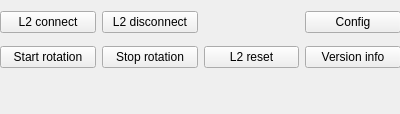
<?xml version="1.0" encoding="UTF-8"?>
<ui version="4.0">
 <class>ControlsDock</class>
 <widget class="QDockWidget" name="ControlsDock">
  <property name="geometry">
   <rect>
    <x>0</x>
    <y>0</y>
    <width>400</width>
    <height>114</height>
   </rect>
  </property>
  <property name="windowTitle">
   <string>L2 Controls</string>
  </property>
  <widget class="QWidget" name="dockWidgetContents">
   <widget class="QWidget" name="gridLayoutWidget">
    <property name="geometry">
     <rect>
      <x>0</x>
      <y>0</y>
      <width>401</width>
      <height>81</height>
     </rect>
    </property>
    <layout class="QGridLayout" name="gridLayout">
     <property name="verticalSpacing">
      <number>2</number>
     </property>
     <item row="1" column="1">
      <widget class="QPushButton" name="btnStop">
       <property name="text">
        <string>Stop rotation</string>
       </property>
      </widget>
     </item>
     <item row="1" column="0">
      <widget class="QPushButton" name="btnStart">
       <property name="text">
        <string>Start rotation</string>
       </property>
      </widget>
     </item>
     <item row="0" column="1">
      <widget class="QPushButton" name="btnL2Disconnect">
       <property name="text">
        <string>L2 disconnect</string>
       </property>
      </widget>
     </item>
     <item row="0" column="0">
      <widget class="QPushButton" name="btnL2Connect">
       <property name="text">
        <string>L2 connect</string>
       </property>
      </widget>
     </item>
     <item row="1" column="2">
      <widget class="QPushButton" name="btnReset">
       <property name="text">
        <string>L2 reset</string>
       </property>
      </widget>
     </item>
     <item row="1" column="3">
      <widget class="QPushButton" name="btnVersion">
       <property name="text">
        <string>Version info</string>
       </property>
      </widget>
     </item>
     <item row="0" column="3">
      <widget class="QPushButton" name="btnConfig">
       <property name="text">
        <string>Config</string>
       </property>
      </widget>
     </item>
    </layout>
   </widget>
  </widget>
 </widget>
 <resources/>
 <connections/>
</ui>
